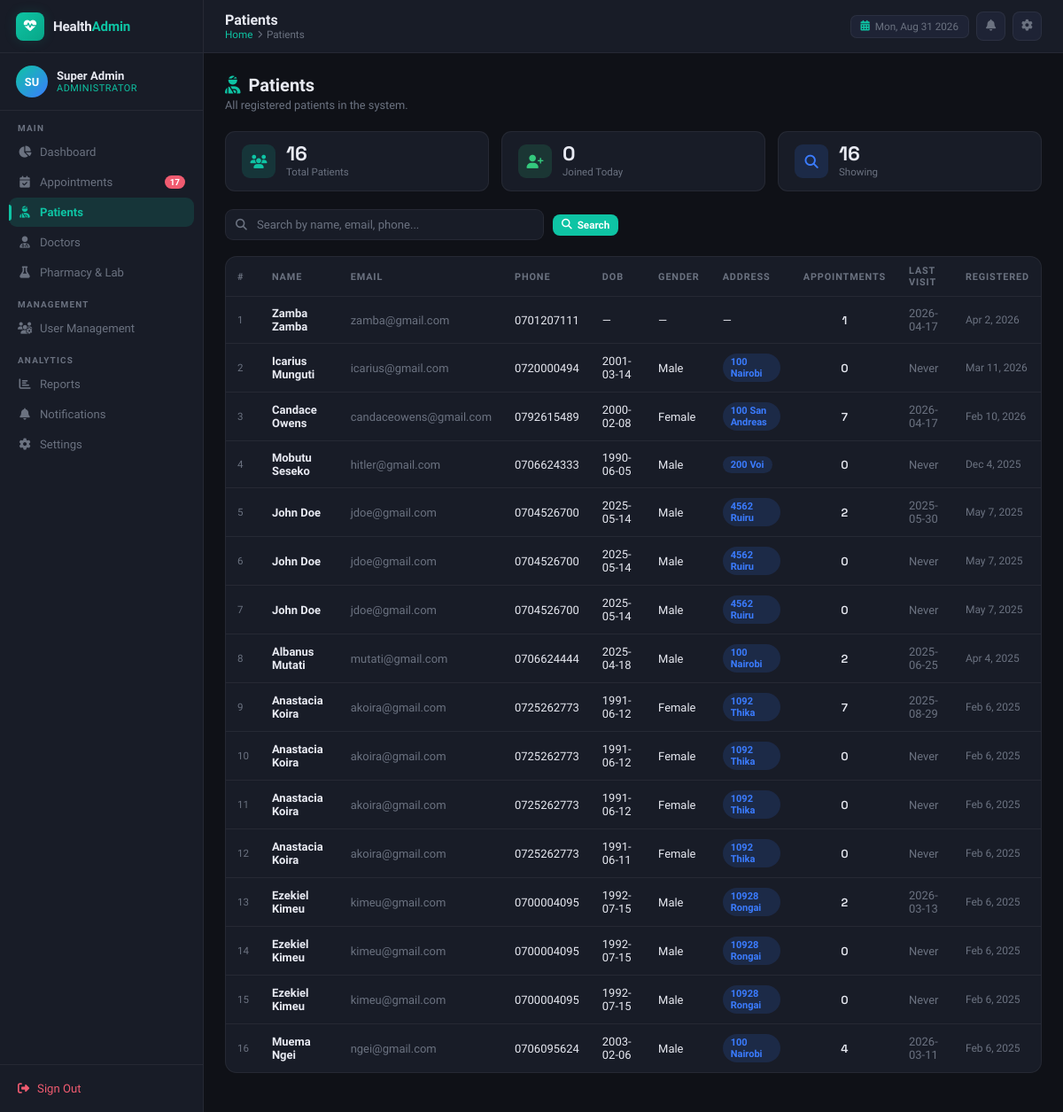
Before: /admin/patients.php (signed in) with the older database file.
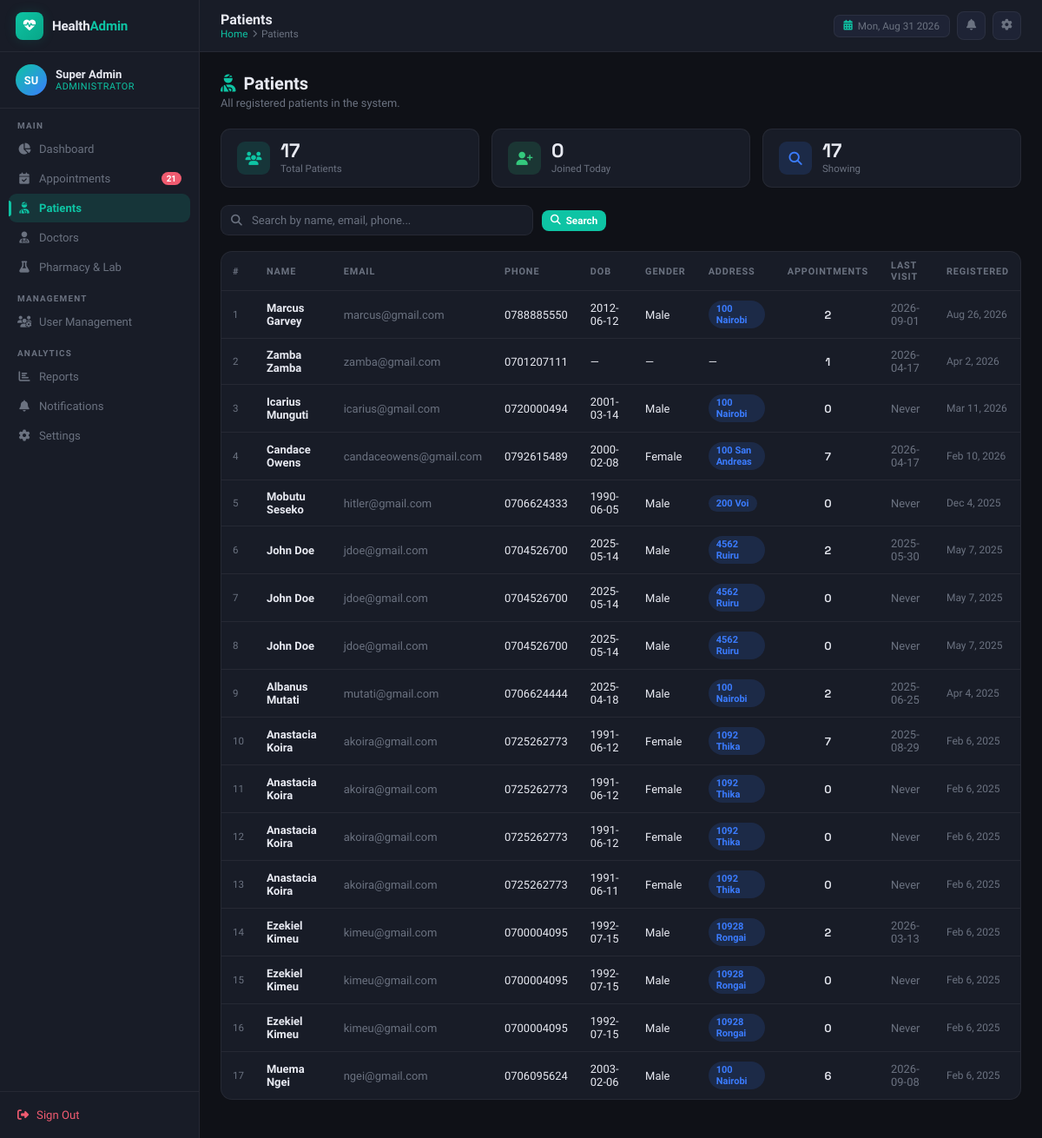
After: the same page with the newer database file.
### tables this page shows
CREATE TABLE `patients` (
  `patient_id` int(11) NOT NULL,
  `user_id` int(11) NOT NULL,
  `date_of_birth` date DEFAULT NULL,
  `gender` enum('male','female','other') DEFAULT NULL,
  `address` text DEFAULT NULL
);

CREATE TABLE `users` (
  `user_id` int(11) NOT NULL,
  `full_name` varchar(100) NOT NULL,
  `email` varchar(100) NOT NULL,
  `password_hash` varchar(255) NOT NULL,
  `phone_number` varchar(15) DEFAULT NULL,
  `role` enum('admin','doctor','patient','receptionist') NOT NULL,
  `specialization` varchar(100) DEFAULT NULL,
  `created_at` timestamp NULL DEFAULT current_timestamp()
);

### admin/patients.php (the view, shortened to what the changed rows need)
<?php
require_once "../config/db.php";
$current_page = 'patients';
$sc = $conn->query("SELECT COUNT(*) AS c FROM appointments WHERE status='scheduled'")->fetch_assoc();
$scheduled_count = (int)$sc['c'];
$where  = '';
$sql = "
    SELECT
        p.patient_id,
        u.full_name,
        u.email,
        u.phone_number,
        p.date_of_birth,
        p.gender,
        p.address,
        u.created_at,
        COUNT(a.appointment_id) AS total_appointments,
        MAX(a.appointment_date) AS last_visit
    FROM patients p
    JOIN users u ON p.user_id = u.user_id
    LEFT JOIN appointments a ON p.patient_id = a.patient_id
    $where
    GROUP BY p.patient_id, u.full_name, u.email, u.phone_number, p.date_of_birth, p.gender, p.address, u.created_at
    ORDER BY u.created_at DESC
";
$stmt = $conn->prepare($sql);
$stmt->execute();
$patients = $stmt->get_result()->fetch_all(MYSQLI_ASSOC);
$total_patients = $conn->query("SELECT COUNT(*) AS c FROM patients")->fetch_assoc()['c'];
?>
<!DOCTYPE html>
<html lang="en">
<head>
</head>
<body>
<?php include "sidebar.php"; ?>
<div class="main-wrap">
  <main class="page-content">
    <div class="page-header">
      <h2><i class="fas fa-user-injured"></i> Patients</h2>
    </div>
    <div class="mini-stats">
      <div class="mini-stat"><div class="mini-stat-icon teal"><i class="fas fa-users"></i></div><div><div class="mini-stat-val"><?= $total_patients ?></div><div class="mini-stat-lbl">Total Patients</div></div></div>
      <div class="mini-stat"><div class="mini-stat-icon blue"><i class="fas fa-search"></i></div><div><div class="mini-stat-val"><?= count($patients) ?></div><div class="mini-stat-lbl">Showing</div></div></div>
    </div>
    <div class="ha-card" style="padding:0;overflow:hidden">
      <div style="overflow-x:auto">
      <table class="ha-table" id="patientsTable">
        <thead>
          <tr>
            <th>#</th>
            <th>Name</th>
            <th>Email</th>
            <th>Phone</th>
            <th>DOB</th>
            <th>Gender</th>
            <th>Address</th>
            <th>Appointments</th>
            <th>Last Visit</th>
            <th>Registered</th>
          </tr>
        </thead>
        <tbody>
          <?php if (empty($patients)): ?>
          <tr><td colspan="10" style="text-align:center;color:var(--muted);padding:32px">No patients found.</td></tr>
          <?php else: ?>
          <?php foreach ($patients as $i => $p): ?>
          <tr>
            <td style="color:var(--muted);font-size:.72rem"><?= $i+1 ?></td>
            <td style="font-weight:600"><?= htmlspecialchars($p['full_name']) ?></td>
            <td style="color:var(--muted)"><?= htmlspecialchars($p['email']) ?></td>
            <td><?= htmlspecialchars($p['phone_number'] ?? '—') ?></td>
            <td><?= $p['date_of_birth'] ?? '—' ?></td>
            <td><?= ucfirst($p['gender'] ?? '—') ?></td>
            <td>
              <?php if($p['address']): ?>
              <span class="ha-badge badge-scheduled"><?= htmlspecialchars($p['address']) ?></span>
              <?php else: echo '—'; endif; ?>
            </td>
            <td style="text-align:center;font-family:var(--font-mono);font-weight:600"><?= $p['total_appointments'] ?></td>
            <td style="color:var(--muted)"><?= $p['last_visit'] ?? 'Never' ?></td>
            <td style="color:var(--muted);font-size:.75rem"><?= date('M j, Y', strtotime($p['created_at'])) ?></td>
          </tr>
          <?php endforeach; ?>
          <?php endif; ?>
        </tbody>
      </table>
      </div>
    </div>
  </main>
</div>
</body>
</html>

### admin/sidebar.php (shortened to what the changed rows need)
<?php
$current = $current_page ?? '';
?>
<link href="https://cdnjs.cloudflare.com/ajax/libs/font-awesome/6.5.0/css/all.min.css" rel="stylesheet">
<aside class="sidebar">
  <nav class="sb-nav">
    <a href="/Appointment_system/admin/appointments.php"  class="nav-item <?= $current==='appointments' ?'active':'' ?>">
      <i class="fas fa-calendar-check"></i> Appointments
      <?php if ($scheduled_count ?? 0): ?><span class="nav-badge"><?= $scheduled_count ?></span><?php endif; ?>
    </a>
  </nav>
</aside>

Changed rows visible on the page:
added patients: user.full_name "Marcus Garvey", user.email "marcus@gmail.com", user.phone_number "0788885550", date_of_birth "2012-06-12", gender "Male", address "100 Nairobi", total_appointments "2", last_visit "2026-09-01", user.created_at "Aug 26, 2026"
computed for patients "Muema Ngei": total_appointments "4" → "6"; last_visit "2026-03-11" → "2026-09-08"
Other visible differences:
$scheduled_count: "17" → "21"
$total_patients: "16" → "17"
count($patients): "16" → "17"
